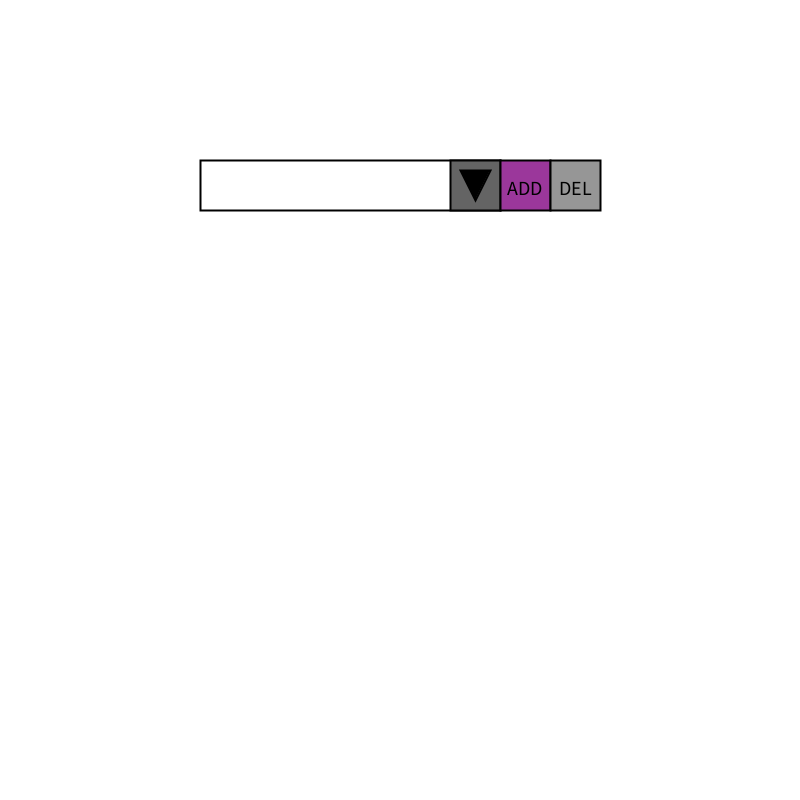
Frame 1 (no input)
Frame 60 (the mouse pressed at the canvas centre just before this capture): identical to frame 1, image omitted
Frame 120 (the mouse held since frame 60 and released just before this capture): identical to frame 1, image omitted

The Processing sketch that drew this single still picture (run headless with seeded random() and noise(); from frame 60 on, the mouse is pressed at the canvas centre):

// Processing sketch: selectList_001
// ── selectList_001.pde
// Components de la GUI
// Select Desplegable

// Selects de la GUI
SelectList sList;

// Valors dels Selects
String[] sValues = {"PATATA", "PA", "OLI", "SUCRE", "LLET"};

// Dimensions del select
float sW = 300;
float sH = 50;

void setup(){
  
  size(800, 800);      // Dimensions de la Pantalla
  
  // Creació del select
  sList = new SelectList(sValues, width/4, height/5, sW, sH);
}

void draw(){
  
  // Fons de la finestra
  background(255);
  
  // Dibuixa el select
  sList.display();
  
  // Actualitza forma del cursor
  updateCursor();
}

// En cas de pitjar el ratolí
void mousePressed(){
  // Si pitjam sobre el select
  sList.checkMouse();
}

 // Modifica el cursor
void updateCursor(){
  if(sList.checkCursor()){
      cursor(HAND);
  }
  else {
     cursor(ARROW);
  }
}

// ── Button.pde
// Classe Botó

class Button {
  
 // Propietats d'un botó:
 float x, y, w, h;  // Posició i dimensions
 // Colors de contorn, farciment, actiu i desactiu
 color fillColor, strokeColor;
 color fillColorOver, fillColorDisabled;
 String textBoto;  // Text
 boolean enabled;  // Abilitat / desabilitat
 
 // Mètode Constructor
 Button(String text, float x, float y, float w, float h){
   this.textBoto = text;
   this.x = x;
   this.y = y;
   this.w = w;
   this.h = h;
   this.enabled = true;
   fillColor = color(155, 55, 155);
   fillColorOver = color(255, 55, 155);
   fillColorDisabled = color(150);
   strokeColor = color(0);
 }
 
 // Setters
 
 void setEnabled(boolean b){
   this.enabled = b;
 }
 
 // Dibuixa el botó
 void display(){
   pushStyle();
   if(!enabled){
     fill(fillColorDisabled);  // Color desabilitat
   }
   else if(mouseOverButton()){
     fill(fillColorOver);      // Color quan ratolí a sobre
   }
   else{
     fill(fillColor);          // Color actiu però ratolí fora
   }
   stroke(strokeColor); strokeWeight(2);        //Color i gruixa del contorn
   rect(this.x, this.y, this.w, this.h);    // Rectangle del botó
   
   // Text (color, alineació i mida)
   fill(0); textAlign(CENTER); textSize(20);
   text(textBoto, this.x + this.w/2, this.y + this.h/2 + 10);
   popStyle();
 }
 
 // Indica si el cursor està sobre el botó
 boolean mouseOverButton(){
   return (mouseX >= this.x) && 
          (mouseX<=this.x + this.w) && 
          (mouseY>= this.y) && 
          (mouseY<= this.y + this.h); 
 }
  
}

// ── Select.pde

class Select {
  
  float x, y, w, h;          // Posició i dimensions
  String[] texts;            // Valors possibles
  String selectedValue;      // Valor Seleccionat
  
  boolean collapsed = true;  // Plegat / Desplegat
  boolean enabled;           // Abilitat / desabilitat
  
  float lineSpace = 15;      // Espai entre línies
  
  Select(String[] texts, float x, float y, float w, float h){
    
    this.texts = texts;
    this.selectedValue = "";
    this.x = x;
    this.y = y;
    this.w = w;
    this.h = h;
    this.enabled = true;
    this.collapsed = true;
  }
  
  void display(){
    pushStyle();
    stroke(0); strokeWeight(2); fill(255);
    rect(x, y, w, h);
    
    fill(100);
    rect(x + w - 50, y, 50, h);
    
    fill(0); stroke(0);
    triangle(x + w - 40, y+10, x + w - 25, y + 40, x + w - 10 , y+10);
    
    fill(0); textSize(18); 
    text(selectedValue, x + 10, y + 30);
    
    if(!this.collapsed){
      
      fill(255); stroke(0);
      rect(x, y+h, w, (h + lineSpace)*texts.length);
      
      for(int i=0; i<texts.length; i++){
        
        if(i== clickedOption()){
          fill(200); noStroke();
          rect(x+4, y+4 + h + (h + lineSpace)*i - 2, w -8, h + lineSpace - 8);
        }
        
        fill(0); textSize(18);
        text(texts[i], x + 10, y + h + 25 + (h + lineSpace)*i);
      }
    }
    popStyle();
  }
  
  void setCollapsed(boolean b){
    this.collapsed = b;
  }
  
  void toggle(){
    this.collapsed = !this.collapsed;
  }
  
  
  void update(){
    int option = clickedOption();
    selectedValue = texts[option];
  }
  
 // Indica si el cursor està sobre el select
 boolean mouseOverSelect(){
   if(this.collapsed){
     return (mouseX >= x) && 
            (mouseX <= x + w) && 
            (mouseY >= y) && 
            (mouseY <= y + h); 
   }
   else {
     return (mouseX>= x) && 
            (mouseX<= x + w) && 
            (mouseY>= y) && 
            (mouseY<= y + h + (h + lineSpace)*texts.length); 
   }
 }
 
 int clickedOption(){
   int i = (int)map(mouseY, y + h, y + h + (h + lineSpace)*texts.length, 
                            0, texts.length);
   return i;
 }
  
}

// ── SelectList.pde
class SelectList {

  float x, y, w, h;
  Select s;
  Button bAdd;
  Button bRemove;

  String[] selItems;
  int numItems = 0;
  int numMaxItems = 3;

  SelectList(String[] info, float x, float y, float w, float h) {
    
    this.x = x; this.y = y;
    this.w = w; this.h = h;

    s = new Select(info, x, y, w, h);
    this.selItems = new String[info.length]; 

    bAdd = new Button("ADD", x + w, y, 50, h);
    bRemove = new Button("DEL", x + w +50, y, 50, h);
    bRemove.setEnabled(false);
  }

  void addItem() {
    if (numItems<numMaxItems) {
      boolean repeat = false;
      for (int i=0; i<numItems; i++) {
        if (selItems[i].equals(s.selectedValue)) {
          repeat = true;
          break;
        }
      }
      if (!repeat) {
        this.selItems[numItems] = s.selectedValue;
        numItems++;
      }
    }
  }

  void removeItem() {
    if (numItems>0) {
      numItems--;
    }
  }

  void display() {
    displayItems();
    s.display();
    bAdd.display();
    bRemove.display();
  }

  void displayItems() {
    pushStyle();
    if (numItems>0) {
      fill(240, 240, 100);
      rect(x, y + 1.15*h, w, h*numItems);
      for (int i=0; i<numItems; i++) {
        textSize(18); 
        fill(0);
        text((i+1)+") "+selItems[i], x+5, y + 1.75*h + h*i);
      }
    }
    popStyle();
  }

  void checkMouse() {
    if (s.mouseOverSelect() && s.enabled) {
      if (!s.collapsed) {
        s.update();      // Actualitzar valor
      }
      s.toggle();        // Plegar o desplegar
    }
    checkButtons();
  }

  void checkButtons() {
    if (bAdd.mouseOverButton() && bAdd.enabled) {
      addItem();
      setButtonsState();
    } else if (bRemove.mouseOverButton() && bRemove.enabled) {
      removeItem();
      setButtonsState();
    }
  }

  void setButtonsState() {
    if (numItems==0) {
      bAdd.setEnabled(true);
      bRemove.setEnabled(false);
    } else if (numItems==numMaxItems) {
      bAdd.setEnabled(false);
      bRemove.setEnabled(true);
    } else {
      bAdd.setEnabled(true);
      bRemove.setEnabled(true);
    }
  }

  boolean checkCursor() {
    return (sList.s.mouseOverSelect() && sList.s.enabled) ||
      (sList.bAdd.mouseOverButton() && sList.bAdd.enabled) ||
      (sList.bRemove.mouseOverButton() && sList.bRemove.enabled);
  }
}
